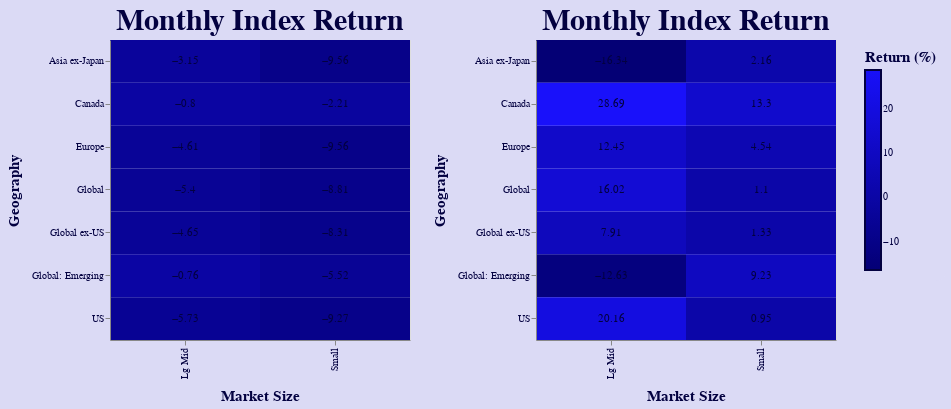

Notebook cell for this chart:
### Code cell
month = return_beta( "1 Mo", "Monthly Index Return", pallett=pallett)
year = return_beta( "1 Yr", "Monthly Index Return", pallett=pallett)

apply_all(month | year, pallett)

### Figure 1 — Vega-Lite specification as saved in the notebook (floating-point values rounded to 4 significant figures)
{"config": {"view": {"continuousWidth": 400, "continuousHeight": 300}, "background": "#DBDAF5", "font": "LuloCleanOne-Bold", "range": {"category": ["#040075", "#040076", "#040077", "#040079", "#04007A", "#05007B", "#05017D", "#05017E", "#05017F", "#050181", "#060182", "#060183", "#060285", "#060286", "#060287", "#070289", "#07028A", "#07028B", "#07038D", "#08038E", "#08038F", "#080391", "#080392", "#080393", "#090495", "#090496", "#090497", "#090499", "#09049A", "#0A049B", "#0A059D", "#0A059E", "#0A059F", "#0B05A1", "#0B05A2", "#0B06A4", "#0B06A5", "#0B06A6", "#0C06A8", "#0C06A9", "#0C06AA", "#0C07AC", "#0C07AD", "#0D07AE", "#0D07B0", "#0D07B1", "#0D07B2", "#0D08B4", "#0E08B5", "#0E08B6", "#0E08B8", "#0E08B9", "#0F08BA", "#0F09BC", "#0F09BD", "#0F09BE", "#0F09C0", "#1009C1", "#1009C2", "#100AC4", "#100AC5", "#100AC6", "#110AC8", "#110AC9", "#110ACA", "#110BCC", "#120BCD", "#120BCF", "#120BD0", "#120BD1", "#120CD3", "#130CD4", "#130CD5", "#130CD7", "#130CD8", "#130CD9", "#140DDB", "#140DDC", "#140DDD", "#140DDF", "#140DE0", "#150DE1", "#150EE3", "#150EE4", "#150EE5", "#160EE7", "#160EE8", "#160EE9", "#160FEB", "#160FEC", "#170FED", "#170FEF", "#170FF0", "#170FF1", "#1710F3", "#1810F4", "#1810F5", "#1810F7", "#1810F8", "#1911FA"], "heatmap": ["#040075", "#040076", "#040077", "#040079", "#04007A", "#05007B", "#05017D", "#05017E", "#05017F", "#050181", "#060182", "#060183", "#060285", "#060286", "#060287", "#070289", "#07028A", "#07028B", "#07038D", "#08038E", "#08038F", "#080391", "#080392", "#080393", "#090495", "#090496", "#090497", "#090499", "#09049A", "#0A049B", "#0A059D", "#0A059E", "#0A059F", "#0B05A1", "#0B05A2", "#0B06A4", "#0B06A5", "#0B06A6", "#0C06A8", "#0C06A9", "#0C06AA", "#0C07AC", "#0C07AD", "#0D07AE", "#0D07B0", "#0D07B1", "#0D07B2", "#0D08B4", "#0E08B5", "#0E08B6", "#0E08B8", "#0E08B9", "#0F08BA", "#0F09BC", "#0F09BD", "#0F09BE", "#0F09C0", "#1009C1", "#1009C2", "#100AC4", "#100AC5", "#100AC6", "#110AC8", "#110AC9", "#110ACA", "#110BCC", "#120BCD", "#120BCF", "#120BD0", "#120BD1", "#120CD3", "#130CD4", "#130CD5", "#130CD7", "#130CD8", "#130CD9", "#140DDB", "#140DDC", "#140DDD", "#140DDF", "#140DE0", "#150DE1", "#150EE3", "#150EE4", "#150EE5", "#160EE7", "#160EE8", "#160EE9", "#160FEB", "#160FEC", "#170FED", "#170FEF", "#170FF0", "#170FF1", "#1710F3", "#1810F4", "#1810F5", "#1810F7", "#1810F8", "#1911FA"]}, "title": {"color": "#030140", "fontSize": 30}}, "hconcat": [{"layer": [{"mark": "rect", "encoding": {"color": {"field": "1 Mo", "legend": {"cornerRadius": 10, "fillColor": "#DBDAF5", "gradientStrokeColor": "#030140", "gradientStrokeWidth": 2, "labelColor": "#030140", "labelFont": "LuloCleanOne-Bold", "labelFontSize": 10, "padding": 10, "title": "Return (%)", "titleColor": "#030140", "titleFont": "LuloCleanOne-Bold", "titleFontSize": 15}, "type": "quantitative"}, "x": {"axis": {"labelColor": "#030140", "labelFont": "LuloCleanOne-Bold", "labelFontSize": 10, "title": "Market Size", "titleColor": "#030140", "titleFont": "LuloCleanOne-Bold", "titleFontSize": 15, "titlePadding": 10}, "field": "Size", "scale": {"paddingInner": 0}, "type": "ordinal"}, "y": {"axis": {"labelColor": "#030140", "labelFont": "LuloCleanOne-Bold", "labelFontSize": 10, "title": "Geography", "titleColor": "#030140", "titleFont": "LuloCleanOne-Bold", "titleFontSize": 15, "titlePadding": 10}, "field": "Geography", "scale": {"paddingInner": 0}, "type": "ordinal"}}}, {"mark": "text", "encoding": {"color": {"value": "#030140"}, "text": {"field": "1 Mo", "type": "quantitative"}, "x": {"axis": {"labelColor": "#030140", "labelFont": "LuloCleanOne-Bold", "labelFontSize": 10, "title": "Market Size", "titleColor": "#030140", "titleFont": "LuloCleanOne-Bold", "titleFontSize": 15, "titlePadding": 10}, "field": "Size", "scale": {"paddingInner": 0}, "type": "ordinal"}, "y": {"axis": {"labelColor": "#030140", "labelFont": "LuloCleanOne-Bold", "labelFontSize": 10, "title": "Geography", "titleColor": "#030140", "titleFont": "LuloCleanOne-Bold", "titleFontSize": 15, "titlePadding": 10}, "field": "Geography", "scale": {"paddingInner": 0}, "type": "ordinal"}}, "transform": [{"calculate": "\"\" + datum.x + datum.y", "as": "label"}]}], "data": {"name": "data-dee50e37d16a204c02262b54a3b1fe73"}, "height": 300, "title": "Monthly Index Return", "width": 300}, {"layer": [{"mark": "rect", "encoding": {"color": {"field": "1 Yr", "legend": {"cornerRadius": 10, "fillColor": "#DBDAF5", "gradientStrokeColor": "#030140", "gradientStrokeWidth": 2, "labelColor": "#030140", "labelFont": "LuloCleanOne-Bold", "labelFontSize": 10, "padding": 10, "title": "Return (%)", "titleColor": "#030140", "titleFont": "LuloCleanOne-Bold", "titleFontSize": 15}, "type": "quantitative"}, "x": {"axis": {"labelColor": "#030140", "labelFont": "LuloCleanOne-Bold", "labelFontSize": 10, "title": "Market Size", "titleColor": "#030140", "titleFont": "LuloCleanOne-Bold", "titleFontSize": 15, "titlePadding": 10}, "field": "Size", "scale": {"paddingInner": 0}, "type": "ordinal"}, "y": {"axis": {"labelColor": "#030140", "labelFont": "LuloCleanOne-Bold", "labelFontSize": 10, "title": "Geography", "titleColor": "#030140", "titleFont": "LuloCleanOne-Bold", "titleFontSize": 15, "titlePadding": 10}, "field": "Geography", "scale": {"paddingInner": 0}, "type": "ordinal"}}}, {"mark": "text", "encoding": {"color": {"value": "#030140"}, "text": {"field": "1 Yr", "type": "quantitative"}, "x": {"axis": {"labelColor": "#030140", "labelFont": "LuloCleanOne-Bold", "labelFontSize": 10, "title": "Market Size", "titleColor": "#030140", "titleFont": "LuloCleanOne-Bold", "titleFontSize": 15, "titlePadding": 10}, "field": "Size", "scale": {"paddingInner": 0}, "type": "ordinal"}, "y": {"axis": {"labelColor": "#030140", "labelFont": "LuloCleanOne-Bold", "labelFontSize": 10, "title": "Geography", "titleColor": "#030140", "titleFont": "LuloCleanOne-Bold", "titleFontSize": 15, "titlePadding": 10}, "field": "Geography", "scale": {"paddingInner": 0}, "type": "ordinal"}}, "transform": [{"calculate": "\"\" + datum.x + datum.y", "as": "label"}]}], "data": {"name": "data-88fdb91f02214d145f9c343b912c138e"}, "height": 300, "title": "Monthly Index Return", "width": 300}], "$schema": "https://vega.github.io/schema/vega-lite/v4.17.0.json", "datasets": {"data-dee50e37d16a204c02262b54a3b1fe73": [{"Index Name": "Invesco Asia ex-Japan Total Market Small Cap Index", "Family": "Market Beta", "Geography": "Asia ex-Japan", "Size": "Small", "1 Mo": -9.56, "1 Yr": 0.02161}, {"Index Name": "Invesco Europe Small Cap Index", "Family": "Market Beta", "Geography": "Europe", "Size": "Small", "1 Mo": -9.56, "1 Yr": 0.04545}, {"Index Name": "Invesco US Small Cap Index", "Family": "Market Beta", "Geography": "US", "Size": "Small", "1 Mo": -9.27, "1 Yr": 0.009566}, {"Index Name": "Invesco Global Small Cap Index", "Family": "Market Beta", "Geography": "Global", "Size": "Small", "1 Mo": -8.81, "1 Yr": 0.01104}, {"Index Name": "Invesco Global ex-US Small Cap Index", "Family": "Market Beta", "Geography": "Global ex-US", "Size": "Small", "1 Mo": -8.31, "1 Yr": 0.01337}, {"Index Name": "Invesco US Large Mid Cap Index", "Family": "Market Beta", "Geography": "US", "Size": "Lg Mid", "1 Mo": -5.73, "1 Yr": 0.2016}, {"Index Name": "Invesco Global Emerging Markets Small Cap Index", "Family": "Market Beta", "Geography": "Global: Emerging", "Size": "Small", "1 Mo": -5.52, "1 Yr": 0.09237}, {"Index Name": "Invesco Global Index", "Family": "Market Beta", "Geography": "Global", "Size": "Lg Mid", "1 Mo": -5.4, "1 Yr": 0.1603}, {"Index Name": "Invesco Global ex-US Index", "Family": "Market Beta", "Geography": "Global ex-US", "Size": "Lg Mid", "1 Mo": -4.65, "1 Yr": 0.07919}, {"Index Name": "Invesco Europe Index", "Family": "Market Beta", "Geography": "Europe", "Size": "Lg Mid", "1 Mo": -4.61, "1 Yr": 0.1246}, {"Index Name": "Invesco Asia ex-Japan Total Market Index", "Family": "Market Beta", "Geography": "Asia ex-Japan", "Size": "Lg Mid", "1 Mo": -3.15, "1 Yr": -0.1634}, {"Index Name": "Invesco Canada Small Cap Index", "Family": "Market Beta", "Geography": "Canada", "Size": "Small", "1 Mo": -2.21, "1 Yr": 0.133}, {"Index Name": "Invesco Canada Large Mid Cap Index ", "Family": "Market Beta", "Geography": "Canada", "Size": "Lg Mid", "1 Mo": -0.8, "1 Yr": 0.2869}, {"Index Name": "Invesco Global Emerging Markets Index", "Family": "Market Beta", "Geography": "Global: Emerging", "Size": "Lg Mid", "1 Mo": -0.76, "1 Yr": -0.1262}], "data-88fdb91f02214d145f9c343b912c138e": [{"Index Name": "Invesco Asia ex-Japan Total Market Index", "Family": "Market Beta", "Geography": "Asia ex-Japan", "Size": "Lg Mid", "1 Mo": -3.15, "1 Yr": -16.34}, {"Index Name": "Invesco Global Emerging Markets Index", "Family": "Market Beta", "Geography": "Global: Emerging", "Size": "Lg Mid", "1 Mo": -0.76, "1 Yr": -12.63}, {"Index Name": "Invesco US Small Cap Index", "Family": "Market Beta", "Geography": "US", "Size": "Small", "1 Mo": -9.27, "1 Yr": 0.95}, {"Index Name": "Invesco Global Small Cap Index", "Family": "Market Beta", "Geography": "Global", "Size": "Small", "1 Mo": -8.81, "1 Yr": 1.1}, {"Index Name": "Invesco Global ex-US Small Cap Index", "Family": "Market Beta", "Geography": "Global ex-US", "Size": "Small", "1 Mo": -8.31, "1 Yr": 1.33}, {"Index Name": "Invesco Asia ex-Japan Total Market Small Cap Index", "Family": "Market Beta", "Geography": "Asia ex-Japan", "Size": "Small", "1 Mo": -9.56, "1 Yr": 2.16}, {"Index Name": "Invesco Europe Small Cap Index", "Family": "Market Beta", "Geography": "Europe", "Size": "Small", "1 Mo": -9.56, "1 Yr": 4.54}, {"Index Name": "Invesco Global ex-US Index", "Family": "Market Beta", "Geography": "Global ex-US", "Size": "Lg Mid", "1 Mo": -4.65, "1 Yr": 7.91}, {"Index Name": "Invesco Global Emerging Markets Small Cap Index", "Family": "Market Beta", "Geography": "Global: Emerging", "Size": "Small", "1 Mo": -5.52, "1 Yr": 9.23}, {"Index Name": "Invesco Europe Index", "Family": "Market Beta", "Geography": "Europe", "Size": "Lg Mid", "1 Mo": -4.61, "1 Yr": 12.45}, {"Index Name": "Invesco Canada Small Cap Index", "Family": "Market Beta", "Geography": "Canada", "Size": "Small", "1 Mo": -2.21, "1 Yr": 13.3}, {"Index Name": "Invesco Global Index", "Family": "Market Beta", "Geography": "Global", "Size": "Lg Mid", "1 Mo": -5.4, "1 Yr": 16.02}, {"Index Name": "Invesco US Large Mid Cap Index", "Family": "Market Beta", "Geography": "US", "Size": "Lg Mid", "1 Mo": -5.73, "1 Yr": 20.16}, {"Index Name": "Invesco Canada Large Mid Cap Index ", "Family": "Market Beta", "Geography": "Canada", "Size": "Lg Mid", "1 Mo": -0.8, "1 Yr": 28.69}]}}
